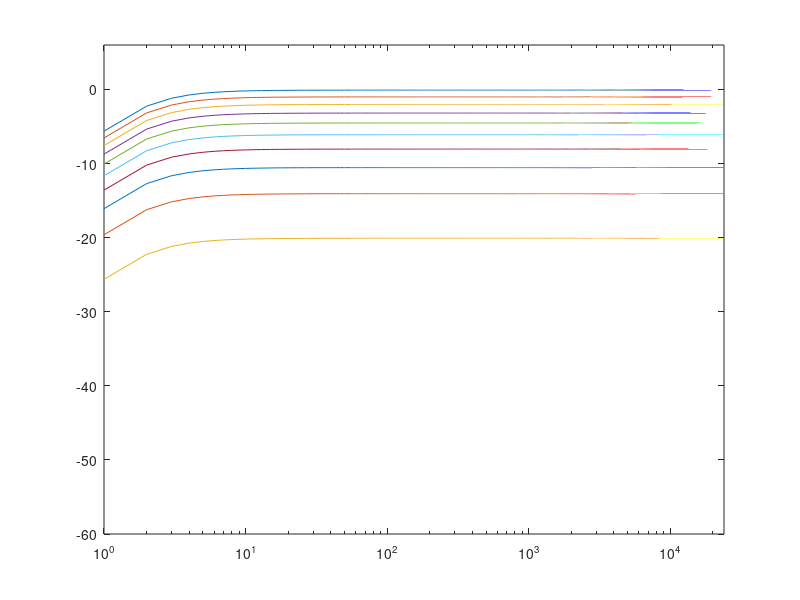

Source code (MATLAB):
% RatOutput_Simple_DK.m
clear; clc; close all;

% Utility
Fs = 48000;
Ts = 1 / Fs;

% Input/Output
Vi = [1; zeros(Fs/2 - 1, 1)];
N = length(Vi);
Vo = zeros(N, 1);

for volume = 0:.1:1
    volume = volume*98e3 + 1e3;

    % Components
    C1 = 1e-6;
    R1 = Ts / (2 * C1);
    R2 = volume;
    R3 = (99e3 - volume);

    % G Substitutions
    G1 = 1/R1 + 1/R2;
    G2 = 1 + R2/R3;
    G3 = G2 - 1/(G1*R2);

    % States
    x1 = 0;

    % Coefficients
    b0 = 1/(G1*G3*R1);
    b1 = -1/(G1*G3);

    % DSP
    for n = 1 : N
        % Transfer Function
        Vo(n, 1) = Vi(n, 1) * b0 + x1 * b1;

        % State Updates
        Va = Vo(n,1)*G2;
        x1 = (2/R1) * (Vi(n, 1) - Va) - x1;
    end

    % Graph
    [H, W] = freqz(Vo, 1, N, Fs);
    semilogx(W, 20*log10(abs(H)));
    axis([0 24000 -60 6]);
    hold on;
end
hold off;